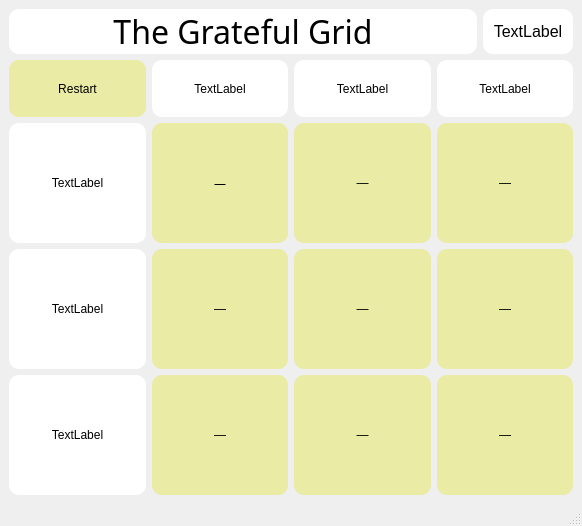
<?xml version="1.0" encoding="UTF-8"?>
<ui version="4.0">
 <class>MainWindow</class>
 <widget class="QMainWindow" name="MainWindow">
  <property name="geometry">
   <rect>
    <x>0</x>
    <y>0</y>
    <width>582</width>
    <height>526</height>
   </rect>
  </property>
  <property name="sizePolicy">
   <sizepolicy hsizetype="Fixed" vsizetype="Fixed">
    <horstretch>0</horstretch>
    <verstretch>0</verstretch>
   </sizepolicy>
  </property>
  <property name="windowTitle">
   <string>The Grateful Grid</string>
  </property>
  <property name="styleSheet">
   <string notr="true">QPushButton {
    border-radius: 10px;
    background-color: rgb(234, 235, 164)
}

QTextEdit {
	border-radius: 10px;
	font: 10pt &quot;Segoe UI Variable Display&quot;;
	
	background-color: rgb(255, 255, 255);
}

QLabel {
	background-color: rgb(255, 255, 255);
	border-radius: 10px;
	font: &quot;Segoe UI Variable Display&quot;;
}</string>
  </property>
  <widget class="QWidget" name="centralwidget">
   <property name="sizePolicy">
    <sizepolicy hsizetype="Preferred" vsizetype="Preferred">
     <horstretch>1</horstretch>
     <verstretch>1</verstretch>
    </sizepolicy>
   </property>
   <property name="font">
    <font>
     <family>MS Shell Dlg 2</family>
    </font>
   </property>
   <layout class="QGridLayout" name="gridLayout_2">
    <item row="0" column="0">
     <widget class="QLabel" name="title_label">
      <property name="sizePolicy">
       <sizepolicy hsizetype="Preferred" vsizetype="Fixed">
        <horstretch>0</horstretch>
        <verstretch>0</verstretch>
       </sizepolicy>
      </property>
      <property name="font">
       <font>
        <family>Segoe UI Variable Display Light</family>
        <pointsize>24</pointsize>
       </font>
      </property>
      <property name="text">
       <string>The Grateful Grid</string>
      </property>
      <property name="alignment">
       <set>Qt::AlignCenter</set>
      </property>
     </widget>
    </item>
    <item row="0" column="1">
     <widget class="QLabel" name="difficulty_label">
      <property name="sizePolicy">
       <sizepolicy hsizetype="Fixed" vsizetype="Preferred">
        <horstretch>1</horstretch>
        <verstretch>0</verstretch>
       </sizepolicy>
      </property>
      <property name="minimumSize">
       <size>
        <width>90</width>
        <height>30</height>
       </size>
      </property>
      <property name="font">
       <font>
        <pointsize>12</pointsize>
        <italic>false</italic>
       </font>
      </property>
      <property name="text">
       <string>TextLabel</string>
      </property>
      <property name="alignment">
       <set>Qt::AlignCenter</set>
      </property>
      <property name="wordWrap">
       <bool>true</bool>
      </property>
     </widget>
    </item>
    <item row="1" column="0" colspan="2">
     <layout class="QGridLayout" name="gridLayout">
      <property name="sizeConstraint">
       <enum>QLayout::SetDefaultConstraint</enum>
      </property>
      <item row="2" column="1">
       <widget class="QPushButton" name="r2c1_pb">
        <property name="sizePolicy">
         <sizepolicy hsizetype="Minimum" vsizetype="Minimum">
          <horstretch>0</horstretch>
          <verstretch>0</verstretch>
         </sizepolicy>
        </property>
        <property name="minimumSize">
         <size>
          <width>120</width>
          <height>120</height>
         </size>
        </property>
        <property name="text">
         <string>—</string>
        </property>
       </widget>
      </item>
      <item row="2" column="3">
       <widget class="QPushButton" name="r2c3_pb">
        <property name="sizePolicy">
         <sizepolicy hsizetype="Minimum" vsizetype="Minimum">
          <horstretch>0</horstretch>
          <verstretch>0</verstretch>
         </sizepolicy>
        </property>
        <property name="minimumSize">
         <size>
          <width>60</width>
          <height>60</height>
         </size>
        </property>
        <property name="text">
         <string>—</string>
        </property>
       </widget>
      </item>
      <item row="1" column="3">
       <widget class="QPushButton" name="r1c3_pb">
        <property name="sizePolicy">
         <sizepolicy hsizetype="Minimum" vsizetype="Minimum">
          <horstretch>0</horstretch>
          <verstretch>0</verstretch>
         </sizepolicy>
        </property>
        <property name="minimumSize">
         <size>
          <width>120</width>
          <height>120</height>
         </size>
        </property>
        <property name="text">
         <string>—</string>
        </property>
       </widget>
      </item>
      <item row="3" column="2">
       <widget class="QPushButton" name="r3c2_pb">
        <property name="sizePolicy">
         <sizepolicy hsizetype="Minimum" vsizetype="Minimum">
          <horstretch>0</horstretch>
          <verstretch>0</verstretch>
         </sizepolicy>
        </property>
        <property name="minimumSize">
         <size>
          <width>120</width>
          <height>120</height>
         </size>
        </property>
        <property name="text">
         <string>—</string>
        </property>
       </widget>
      </item>
      <item row="3" column="3">
       <widget class="QPushButton" name="r3c3_pb">
        <property name="sizePolicy">
         <sizepolicy hsizetype="Minimum" vsizetype="Minimum">
          <horstretch>0</horstretch>
          <verstretch>0</verstretch>
         </sizepolicy>
        </property>
        <property name="minimumSize">
         <size>
          <width>120</width>
          <height>120</height>
         </size>
        </property>
        <property name="text">
         <string>—</string>
        </property>
       </widget>
      </item>
      <item row="2" column="2">
       <widget class="QPushButton" name="r2c2_pb">
        <property name="sizePolicy">
         <sizepolicy hsizetype="Minimum" vsizetype="Minimum">
          <horstretch>0</horstretch>
          <verstretch>0</verstretch>
         </sizepolicy>
        </property>
        <property name="minimumSize">
         <size>
          <width>60</width>
          <height>60</height>
         </size>
        </property>
        <property name="text">
         <string>—</string>
        </property>
       </widget>
      </item>
      <item row="1" column="1">
       <widget class="QPushButton" name="r1c1_pb">
        <property name="sizePolicy">
         <sizepolicy hsizetype="Minimum" vsizetype="Minimum">
          <horstretch>0</horstretch>
          <verstretch>0</verstretch>
         </sizepolicy>
        </property>
        <property name="minimumSize">
         <size>
          <width>120</width>
          <height>120</height>
         </size>
        </property>
        <property name="font">
         <font>
          <family>Segoe UI Variable Display Light</family>
         </font>
        </property>
        <property name="styleSheet">
         <string notr="true">font: &quot;Segoe UI Variable Display Light&quot;</string>
        </property>
        <property name="text">
         <string>—</string>
        </property>
       </widget>
      </item>
      <item row="3" column="1">
       <widget class="QPushButton" name="r3c1_pb">
        <property name="sizePolicy">
         <sizepolicy hsizetype="Minimum" vsizetype="Minimum">
          <horstretch>0</horstretch>
          <verstretch>0</verstretch>
         </sizepolicy>
        </property>
        <property name="minimumSize">
         <size>
          <width>120</width>
          <height>120</height>
         </size>
        </property>
        <property name="text">
         <string>—</string>
        </property>
       </widget>
      </item>
      <item row="1" column="2">
       <widget class="QPushButton" name="r1c2_pb">
        <property name="sizePolicy">
         <sizepolicy hsizetype="Minimum" vsizetype="Minimum">
          <horstretch>0</horstretch>
          <verstretch>0</verstretch>
         </sizepolicy>
        </property>
        <property name="minimumSize">
         <size>
          <width>120</width>
          <height>120</height>
         </size>
        </property>
        <property name="text">
         <string>—</string>
        </property>
       </widget>
      </item>
      <item row="0" column="0">
       <widget class="QPushButton" name="restart_pb">
        <property name="sizePolicy">
         <sizepolicy hsizetype="Preferred" vsizetype="Preferred">
          <horstretch>0</horstretch>
          <verstretch>0</verstretch>
         </sizepolicy>
        </property>
        <property name="text">
         <string>Restart</string>
        </property>
       </widget>
      </item>
      <item row="0" column="1">
       <widget class="QLabel" name="col_1_l">
        <property name="sizePolicy">
         <sizepolicy hsizetype="Preferred" vsizetype="Preferred">
          <horstretch>0</horstretch>
          <verstretch>0</verstretch>
         </sizepolicy>
        </property>
        <property name="autoFillBackground">
         <bool>false</bool>
        </property>
        <property name="styleSheet">
         <string notr="true">QLabel {
background-color: rgb(255, 255, 255);
border-radius: 10px;
text-align: center;
}</string>
        </property>
        <property name="text">
         <string>TextLabel</string>
        </property>
        <property name="alignment">
         <set>Qt::AlignCenter</set>
        </property>
       </widget>
      </item>
      <item row="0" column="2">
       <widget class="QLabel" name="col_2_l">
        <property name="text">
         <string>TextLabel</string>
        </property>
        <property name="alignment">
         <set>Qt::AlignCenter</set>
        </property>
       </widget>
      </item>
      <item row="0" column="3">
       <widget class="QLabel" name="col_3_l">
        <property name="text">
         <string>TextLabel</string>
        </property>
        <property name="alignment">
         <set>Qt::AlignCenter</set>
        </property>
       </widget>
      </item>
      <item row="1" column="0">
       <widget class="QLabel" name="row_1_l">
        <property name="text">
         <string>TextLabel</string>
        </property>
        <property name="alignment">
         <set>Qt::AlignCenter</set>
        </property>
       </widget>
      </item>
      <item row="2" column="0">
       <widget class="QLabel" name="row_2_l">
        <property name="text">
         <string>TextLabel</string>
        </property>
        <property name="alignment">
         <set>Qt::AlignCenter</set>
        </property>
       </widget>
      </item>
      <item row="3" column="0">
       <widget class="QLabel" name="row_3_l">
        <property name="text">
         <string>TextLabel</string>
        </property>
        <property name="alignment">
         <set>Qt::AlignCenter</set>
        </property>
       </widget>
      </item>
     </layout>
    </item>
   </layout>
  </widget>
  <widget class="QMenuBar" name="menubar">
   <property name="geometry">
    <rect>
     <x>0</x>
     <y>0</y>
     <width>582</width>
     <height>18</height>
    </rect>
   </property>
  </widget>
  <widget class="QStatusBar" name="statusbar"/>
 </widget>
 <resources/>
 <connections/>
</ui>
